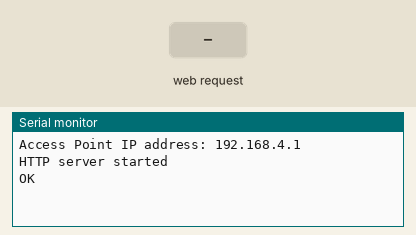
Simulated run of this sketch. Board: ESP32. Parts: the last lines printed to the serial monitor. The test bench sets the inputs (shaded band). The audio player accepts every command and is not drawn.

Above: at 1.7 s.
1.8 s: HTTP request GET /?State=1 received
At 2.2 s:
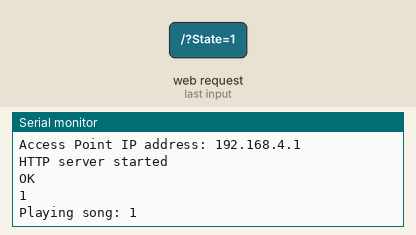
3.3 s: HTTP request GET /?State=0 received
At 4.6 s:
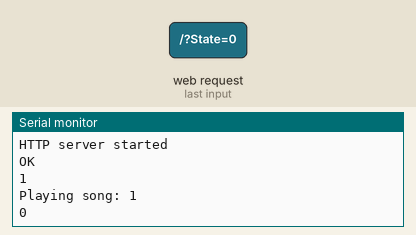

Measured:
- after the input at 1.8 s, the serial monitor: prints a new line at once (image 1)
- after the input at 3.3 s, the serial monitor: prints a new line at once (image 2)

The sketch:

final.ino
```cpp
#include <WiFi.h>
#include <WebServer.h>
#include "DFRobotDFPlayerMini.h"

const char* ssid = "ESP32_Car";    // SSID for your ESP32's Wi-Fi network
const char* password = "12345678";  // Password for the Wi-Fi network

WebServer server(80);

static const uint8_t PIN_MP3_TX = 17; // Connects to module's RX
static const uint8_t PIN_MP3_RX = 16; // Connects to module's TX
HardwareSerial mp3Serial(1);

DFRobotDFPlayerMini player;

int lastCmdInt = 0; // Variable to store the last played command

void setup() {
  Serial.begin(115200);

  WiFi.mode(WIFI_AP);
  WiFi.softAP(ssid, password);

  Serial.print("Access Point IP address: ");
  Serial.println(WiFi.softAPIP());

  // Route for root
  server.on("/", HTTP_handleRoot);

  // Start server
  server.begin();
  Serial.println("HTTP server started");

  mp3Serial.begin(9600, SERIAL_8N1, PIN_MP3_RX, PIN_MP3_TX);
  if (player.begin(mp3Serial)) {
    Serial.println("OK");
    // Set volume to maximum (0 to 30).
    player.volume(30);
  } else {
    Serial.println("Connecting to DFPlayer Mini failed!");
  }
}

void loop() {
  server.handleClient();
  int cmdInt = server.arg("State").toInt(); // Convert "State" parameter to integer

  if (cmdInt > 0 && cmdInt != lastCmdInt) {

    lastCmdInt = cmdInt; // Update the last command

    player.play(cmdInt);
    Serial.println("Playing song: " + String(cmdInt));
  }
}

void HTTP_handleRoot() {
  if (server.hasArg("State")) {
    Serial.println(server.arg("State"));
  }
  server.send(200, "text/html", "");
  delay(1);
}
```
